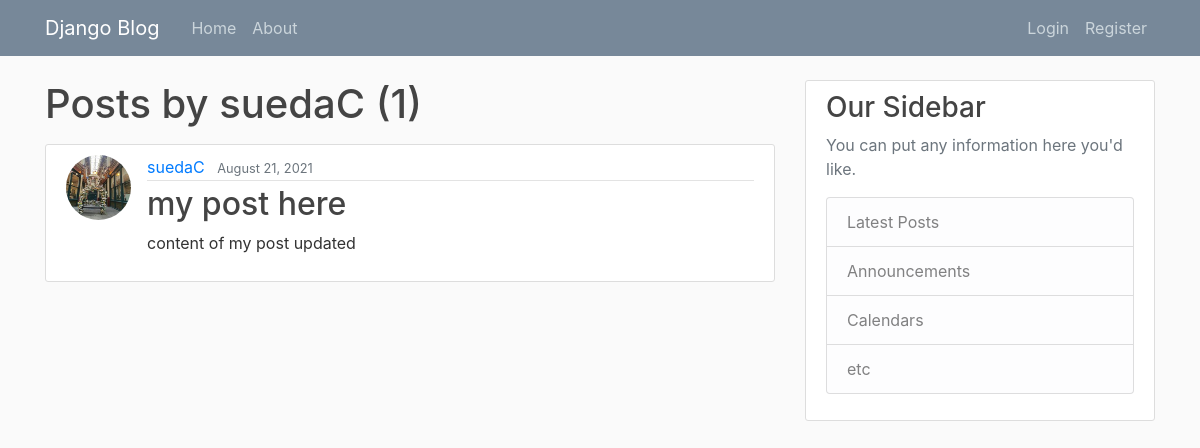
/user/suedaC, run on an earlier commit of the app's database.
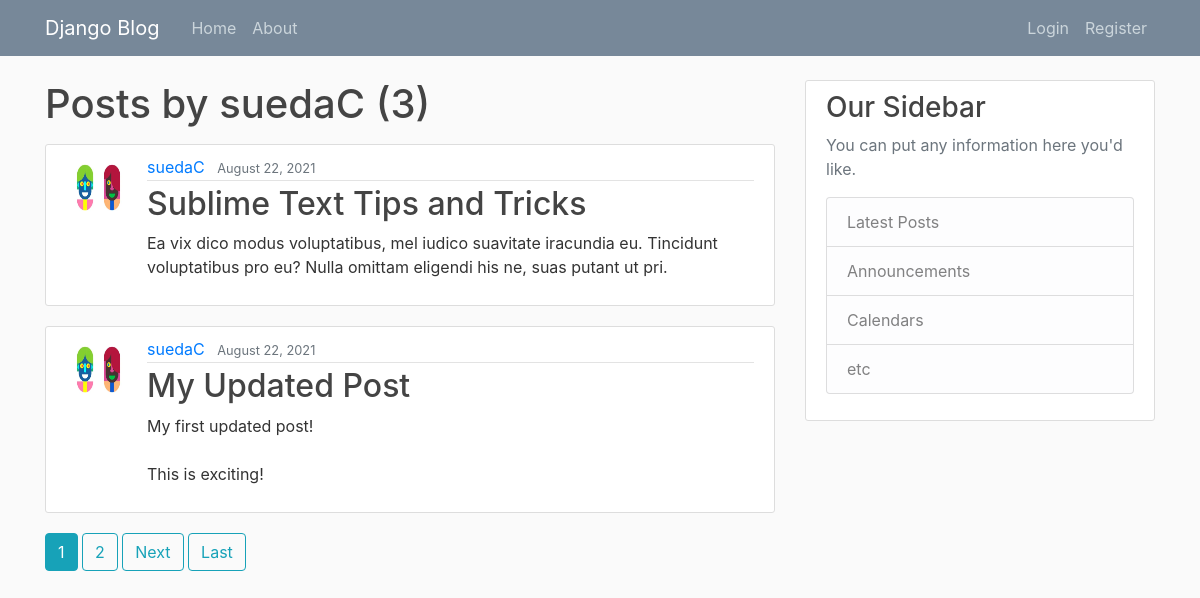
And on a later commit of the database.
### blog/models.py (models this page shows, shortened)
class Post(models.Model):
    title = models.CharField(max_length=100)
    content = models.TextField()
    date_posted = models.DateTimeField(default=timezone.now)
    author = models.ForeignKey(User, on_delete=models.CASCADE)

### users/models.py (models this page shows, shortened)
class Profile(models.Model):
    user = models.OneToOneField(User, on_delete=models.CASCADE)
    image = models.ImageField(default='default.jpg', upload_to='profile_pics')

### blog/views.py (the view)
# urls.py: path('user/<str:username>', UserPostListView.as_view(), name='user-posts'),
class UserPostListView(ListView):
    model = Post
    template_name = 'blog/user_posts.html'  # <app>/<model>_<viewtype>.html
    context_object_name = 'posts'
    paginate_by = 2
    def get_queryset(self):
        user = get_object_or_404(User,  username= self.kwargs.get('username'))
        return Post.objects.filter(author=user).order_by('-date_posted')

### blog/templates/blog/user_posts.html (shortened to what this page needs)
{% extends "blog/base.html" %}
{% block content %}
    <h1 class="mb-3">Posts by {{ view.kwargs.username }} ({{ page_obj.paginator.count }})</h1>
    {% for post in posts %}
        <article class="media content-section">
          <img class="rounded-circle article-img" src="{{ post.author.profile.image.url }}">
          <div class="media-body">
            <div class="article-metadata">
              <a class="mr-2" href="{% url 'user-posts' post.author.username %}">{{ post.author }}</a>
              <small class="text-muted">{{ post.date_posted|date:"F d, Y" }}</small>
            </div>
            <h2><a class="article-title" href="{% url 'post-detail' post.id %}">{{ post.title }}</a></h2>
            <p class="article-content">{{ post.content }}</p>
          </div>
        </article>
    {% endfor %}
    {% if is_paginated %}
      {% for num in page_obj.paginator.page_range %}
        {% if page_obj.number == num %}
          <a class="btn btn-info mb-4" href="?page={{ num }}">{{ num }}</a>
        {% elif num > page_obj.number|add:'-3' and num < page_obj.number|add:'3' %}
          <a class="btn btn-outline-info mb-4" href="?page={{ num }}">{{ num }}</a>
        {% endif %}
      {% endfor %}
      {% if page_obj.has_next %}
        <a class="btn btn-outline-info mb-4" href="?page={{ page_obj.next_page_number }}">Next</a>
        <a class="btn btn-outline-info mb-4" href="?page={{ page_obj.paginator.num_pages }}">Last</a>
      {% endif %}
    {% endif %}
{% endblock content %}

What changed in the data, as far as the page shows it:
no longer on this page (row unchanged): Post: author.profile.image (placeholder picture), author "suedaC", date_posted "August 21, 2021", title "my post here", content "content of my post updated"
added Post: author.profile.image (picture), author "suedaC", date_posted "August 22, 2021", title "Sublime Text Tips and Tricks", content "Ea vix dico modus voluptatibus, mel iudico suavitate iracundia eu. Tincidunt voluptatibus pro eu? Nulla omittam eligendi his ne, suas putant ut pri."
added Post: author.profile.image (picture), author "suedaC", date_posted "August 22, 2021", title "My Updated Post", content "My first updated post! This is exciting!"
Also different on the page:
{{ page_obj.paginator.count }}: "1" → "3"
new list line: "1"
new list line: "2"
text now shown: "Next Last"
